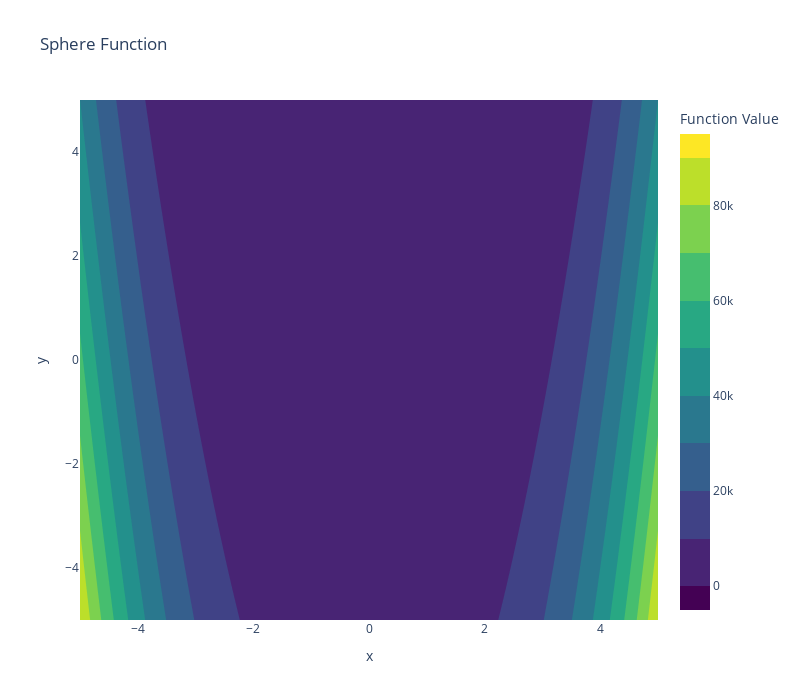

The notebook cell this image was saved under:
### Code cell
rosen = Rosenbrock()

plot_3d_surface(problem=rosen)

plot_contour_and_paths(problem=rosen, paths=[], title="Sphere Function")

### Figure 1 — Plotly figure (JSON) as saved in the notebook; plotly's stock layout.template omitted (floating-point values rounded to 4 significant figures; data arrays with more than 128 entries replaced by an {"elided": "..."} marker saying what was removed)
{"data": [{"colorbar": {"title": {"text": "Function Value"}}, "colorscale": [[0, "#440154"], [0.1111, "#482878"], [0.2222, "#3e4989"], [0.3333, "#31688e"], [0.4444, "#26828e"], [0.5556, "#1f9e89"], [0.6667, "#35b779"], [0.7778, "#6ece58"], [0.8889, "#b5de2b"], [1, "#fde725"]], "contours": {"showlines": false}, "type": "contour", "x": {"elided": "200 float values"}, "y": {"elided": "200 float values"}, "z": {"elided": "200x200 float values"}}], "layout": {"height": 700, "legend": {"orientation": "h", "x": 1, "xanchor": "right", "y": 1.02, "yanchor": "bottom"}, "title": {"text": "Sphere Function"}, "width": 800, "xaxis": {"title": {"text": "x"}}, "yaxis": {"title": {"text": "y"}}}}
